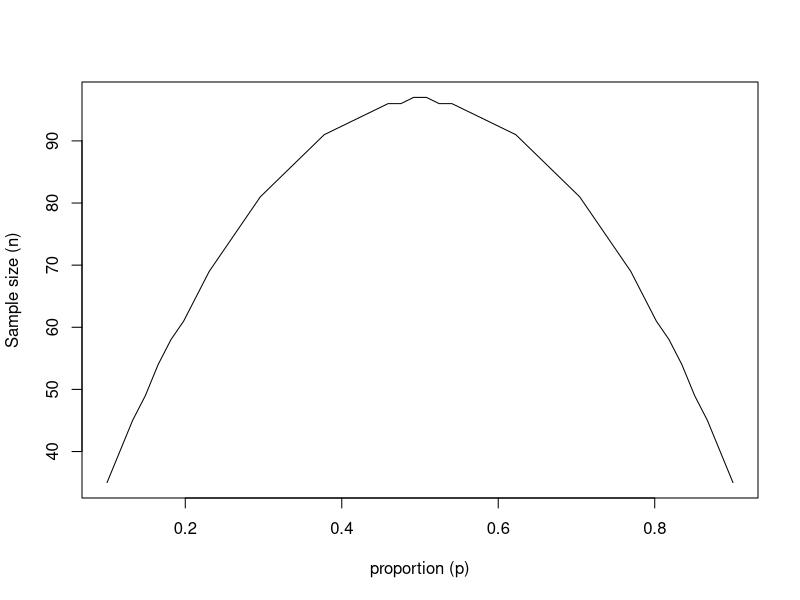
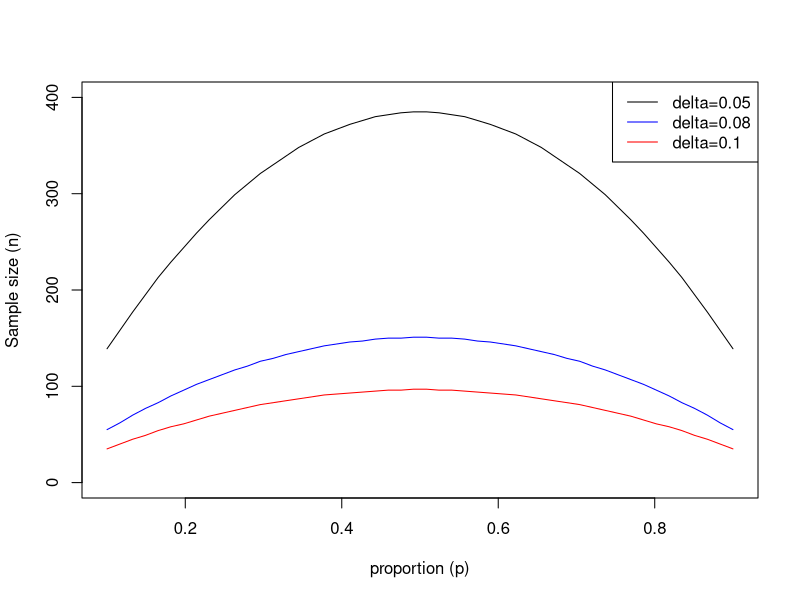

Write the R code that produced these figures, in order.
#file A2_aXXXXXXX.R  
#Example R script for Assignment 2 (practica1)


# Part (a) sample size function
proportion_ss <- function(alpha,p,delta){
	z_value <- qnorm(1-(alpha/2))
	n <- ((z_value/delta)^2)*p*(1-p)
	return(ceiling(n))
}

# Part (b)
proportion_ss(0.05,0.2,0.1)

# Part (c)(i)  sample size plot 
p <- seq(0.1,0.9,length=50)
n <- proportion_ss(0.05,p,0.1)
plot(n ~ p,type="l",ylab="Sample size (n)",xlab="proportion (p)")

# Part (c)(ii)
proportion_ss(0.05,0.6,0.1)

# Part (d)(i) sample size plot for various delta
n1 <- proportion_ss(0.05,p,0.05) #sample size for delta=0.05
n2 <- proportion_ss(0.05,p,0.08) #sample size for delta=0.08
n3 <- proportion_ss(0.05,p,0.1)  #sample size for delta=0.1

plot(n1 ~ p,type="l",ylab="Sample size (n)",xlab="proportion (p)",ylim=c(0,400))
lines(p,n2,col="blue")
lines(p,n3,col="red")
legend("topright",c("delta=0.05","delta=0.08","delta=0.1"),col=c("black","blue","red"),lwd=1)

# Part (d)(ii)
proportion_ss(0.05,0.5,0.07)

# Part (e)(i)  
n <- 100
p <- 0.5
round(qnorm(0.975)*sqrt((p*(1-p))/n),2)

# Part (e)(ii)
delta <- 0.08
a <- (qnorm(0.975)/delta)^2
round((a + c(-1,1)*sqrt((a^2)-(4*n*a)))/(2*a),2)
